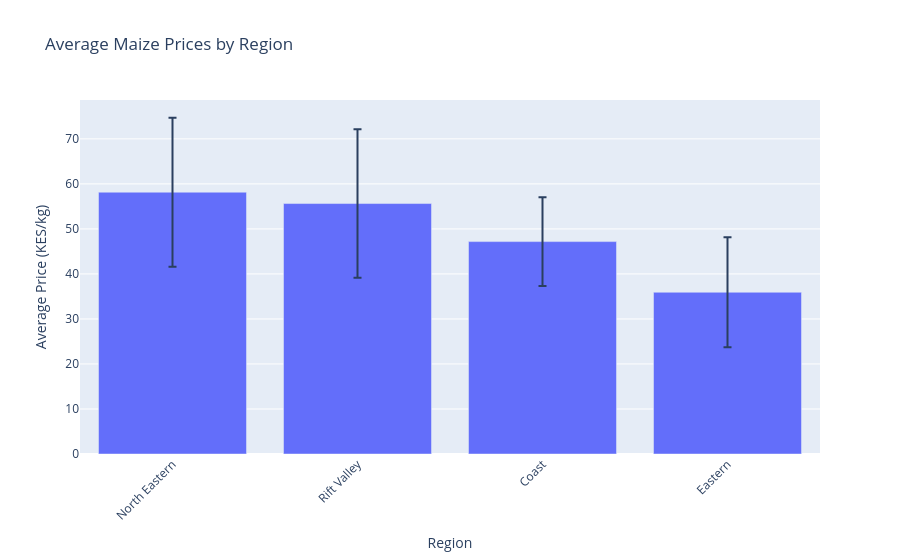

The notebook cell saved with this chart:
### Markdown cell above
## 5. Regional Price Comparison

### Code cell
# Regional average prices for Maize
maize_regional = df_staples[
    df_staples['cm_name'] == 'Maize (white) - Retail'
].groupby('adm1_name')['mp_price'].agg(['mean', 'std', 'count']).reset_index()
maize_regional.columns = ['region', 'avg_price', 'std_price', 'observations']
maize_regional = maize_regional.sort_values('avg_price', ascending=False)

print("Maize Prices by Region:")
print(maize_regional)

fig = px.bar(maize_regional, x='region', y='avg_price',
             title='Average Maize Prices by Region',
             labels={'avg_price': 'Average Price (KES/kg)', 'region': 'Region'},
             error_y='std_price')
fig.update_layout(xaxis_tickangle=-45)
fig.show()

### Figure 1 — Plotly figure (JSON) as saved in the notebook; plotly's stock layout.template omitted (floating-point values rounded to 4 significant figures)
{"data": [{"error_y": {"array": [16.55, 16.51, 9.843, 12.23]}, "hovertemplate": "Region=%{x}<br>Average Price (KES/kg)=%{y}<extra></extra>", "legendgroup": "", "marker": {"color": "#636efa", "pattern": {"shape": ""}}, "name": "", "orientation": "v", "showlegend": false, "textposition": "auto", "type": "bar", "x": ["North Eastern", "Rift Valley", "Coast", "Eastern"], "xaxis": "x", "y": [58.16, 55.63, 47.18, 35.93], "yaxis": "y"}], "layout": {"barmode": "relative", "legend": {"tracegroupgap": 0}, "title": {"text": "Average Maize Prices by Region"}, "xaxis": {"anchor": "y", "domain": [0, 1], "tickangle": -45, "title": {"text": "Region"}}, "yaxis": {"anchor": "x", "domain": [0, 1], "title": {"text": "Average Price (KES/kg)"}}}}
